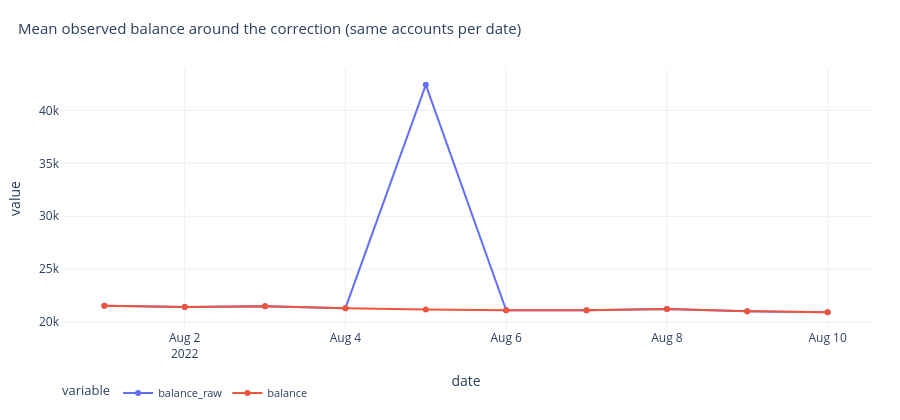

This figure's notebook cell:
### Markdown cell above
## 5 · Balance correction on 5 August 2022

We divide each observed balance on **5 August 2022** by **2** and keep the raw value. The table lists both values and the multiplier. We use assertions to verify the factor, the missing-value count and the preservation of balances on other dates. The chart compares daily means from the same observed accounts on each date.

### Code cell
prepared_balances, correction_log = apply_corrections(classified_history.lazy(), parameters)
display(correction_log.select("account_id", "date", "balance_raw", "balance", "multiplier").head())
corrected_dates = correction_log["date"].unique().to_list()
assert correction_log.filter(pl.col("balance") != pl.col("balance_raw") * 0.5).is_empty()
assert prepared_balances["balance"].null_count() == history["balance_raw"].null_count()
assert (
    prepared_balances.filter(~pl.col("date").is_in(corrected_dates))
    .select(pl.col("balance").eq_missing(pl.col("balance_raw")).all())
    .item()
)
zoom = (
    prepared_balances.filter(pl.col("date").is_between(pl.date(2022, 8, 1), pl.date(2022, 8, 10)))
    .group_by("date")
    .agg(pl.col("balance_raw").mean(), pl.col("balance").mean())
    .sort("date")
)
if zoom.height:
    show(
        px.line(
            zoom.to_pandas(),
            x="date",
            y=["balance_raw", "balance"],
            markers=True,
            title="Mean observed balance around the correction (same accounts per date)",
        )
    )

### Figure 1 — Plotly figure (JSON) as saved in the notebook; plotly's stock layout.template omitted (floating-point values rounded to 4 significant figures)
{"data": [{"hovertemplate": "variable=balance_raw<br>date=%{x}<br>value=%{y}<extra></extra>", "legendgroup": "balance_raw", "line": {"color": "#636efa", "dash": "solid"}, "marker": {"symbol": "circle"}, "mode": "lines+markers", "name": "balance_raw", "orientation": "v", "showlegend": true, "type": "scatter", "x": ["2022-08-01T00:00:00", "2022-08-02T00:00:00", "2022-08-03T00:00:00", "2022-08-04T00:00:00", "2022-08-05T00:00:00", "2022-08-06T00:00:00", "2022-08-07T00:00:00", "2022-08-08T00:00:00", "2022-08-09T00:00:00", "2022-08-10T00:00:00"], "xaxis": "x", "y": [21540.0, 21430.0, 21510.0, 21320.0, 42420.0, 21120.0, 21120.0, 21250.0, 21040.0, 20940.0], "yaxis": "y"}, {"hovertemplate": "variable=balance<br>date=%{x}<br>value=%{y}<extra></extra>", "legendgroup": "balance", "line": {"color": "#EF553B", "dash": "solid"}, "marker": {"symbol": "circle"}, "mode": "lines+markers", "name": "balance", "orientation": "v", "showlegend": true, "type": "scatter", "x": ["2022-08-01T00:00:00", "2022-08-02T00:00:00", "2022-08-03T00:00:00", "2022-08-04T00:00:00", "2022-08-05T00:00:00", "2022-08-06T00:00:00", "2022-08-07T00:00:00", "2022-08-08T00:00:00", "2022-08-09T00:00:00", "2022-08-10T00:00:00"], "xaxis": "x", "y": [21540.0, 21430.0, 21510.0, 21320.0, 21210.0, 21120.0, 21120.0, 21250.0, 21040.0, 20940.0], "yaxis": "y"}], "layout": {"autosize": true, "font": {"size": 12}, "height": 420, "legend": {"font": {"size": 11}, "orientation": "h", "title": {"text": "variable"}, "tracegroupgap": 0, "x": 0, "y": -0.19, "yanchor": "top"}, "margin": {"b": 70, "l": 60, "r": 28, "t": 68}, "title": {"font": {"size": 15}, "text": "Mean observed balance around the correction (same accounts per date)", "x": 0.02, "xanchor": "left"}, "xaxis": {"anchor": "y", "domain": [0.0, 1.0], "title": {"text": "date"}}, "yaxis": {"anchor": "x", "domain": [0.0, 1.0], "title": {"text": "value"}}}}
